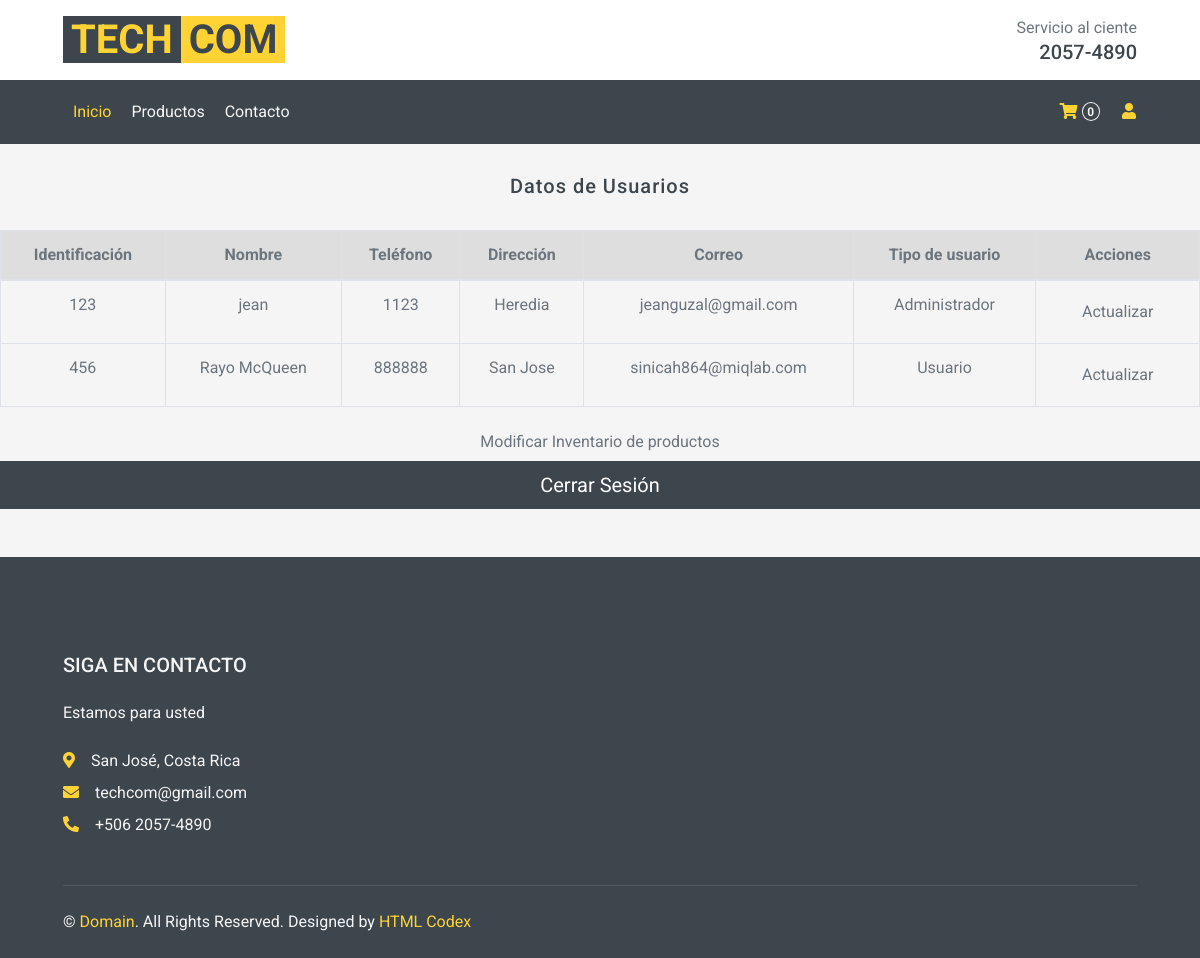
Screenshot of /Views/mantUsuario.php?q=5 (signed in) with the database file from the repository.
### tables this page shows
CREATE TABLE `usuarios` (
  `IDUsuario` int(11) NOT NULL,
  `Identificacion` varchar(30) NOT NULL,
  `Nombre` varchar(100) NOT NULL,
  `Telefono` varchar(30) NOT NULL,
  `Direccion` varchar(300) NOT NULL,
  `Correo` varchar(50) NOT NULL,
  `Contrasenna` varchar(25) NOT NULL,
  `Admin` bit(1) NOT NULL
);

### Models/usuarioModel.php (called while the page is built, shortened)
<?php
    function ConsultarUsuariosM()
    {
        $enlace = OpenBD();
        $sentecia = "CALL ConsultarUsuarios()";
        $respuesta = $enlace -> query($sentecia);
        return $respuesta;
    }
?>

### Controllers/usuarioController.php (the view, shortened to what this page needs)
<?php
    include_once "../Models/usuarioModel.php";
    function ConsultarUsuarios()
    {
        $respuesta = ConsultarUsuariosM();
        if($respuesta -> num_rows > 0)
        {
            while($fila = mysqli_fetch_array($respuesta))
            {
                echo    '
                        <tr>
                        <td style="text-align:center">'. $fila["Identificacion"] .'</td>
                        <td style="text-align:center">'. $fila["Nombre"] .'</td>
                        <td style="text-align:center">'. $fila["Telefono"] .'</td>
                        <td style="text-align:center">'. $fila["Direccion"] .'</td>
                        <td style="text-align:center">'. $fila["Correo"] .'</td>
                        <td style="text-align:center">'. $fila["Admin"] .'</td>
                        <td style="text-align:center">   <a href="mantUsuariosEditar.php?q='. $fila["IDUsuario"] .'" class="btn"> Actualizar </a></td>
                        </tr>
                        ';
            }
        }
    }
?>

### rows the page displays
usuarios: Identificacion "123", Nombre "jean", Telefono "1123", Direccion "Heredia", Correo "jeanguzal@gmail.com", Admin "Administrador"
usuarios: Identificacion "456", Nombre "Rayo McQueen", Telefono "888888", Direccion "San Jose", Correo "sinicah864@miqlab.com", Admin "Usuario"
